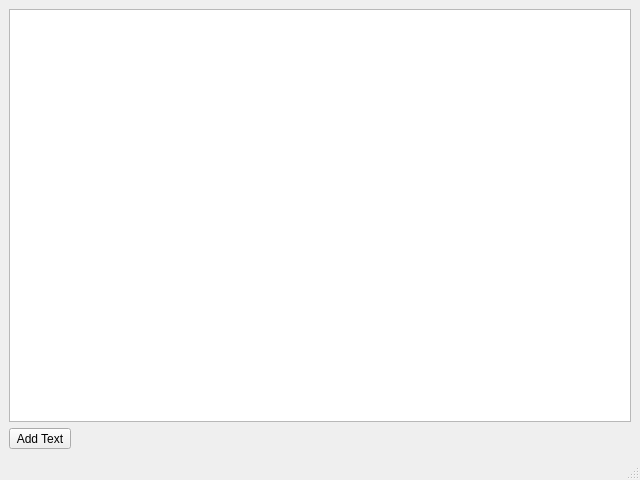
<?xml version="1.0" encoding="UTF-8"?>
<ui version="4.0">
 <class>MainWindow</class>
 <widget class="QMainWindow" name="MainWindow">
  <property name="geometry">
   <rect>
    <x>0</x>
    <y>0</y>
    <width>640</width>
    <height>480</height>
   </rect>
  </property>
  <property name="windowTitle">
   <string>MainWindow</string>
  </property>
  <widget class="QWidget" name="centralwidget">
   <layout class="QGridLayout" name="gridLayout">
    <item row="0" column="0">
     <widget class="MyGraphicsView" name="graphicsView"/>
    </item>
    <item row="1" column="0">
     <widget class="QToolButton" name="toolButton">
      <property name="text">
       <string>Add Text</string>
      </property>
     </widget>
    </item>
   </layout>
  </widget>
  <widget class="QMenuBar" name="menubar">
   <property name="geometry">
    <rect>
     <x>0</x>
     <y>0</y>
     <width>640</width>
     <height>27</height>
    </rect>
   </property>
  </widget>
  <widget class="QStatusBar" name="statusbar"/>
 </widget>
 <customwidgets>
  <customwidget>
   <class>MyGraphicsView</class>
   <extends>QGraphicsView</extends>
   <header location="global">mygraphicsview.h</header>
  </customwidget>
 </customwidgets>
 <resources/>
 <connections/>
</ui>
